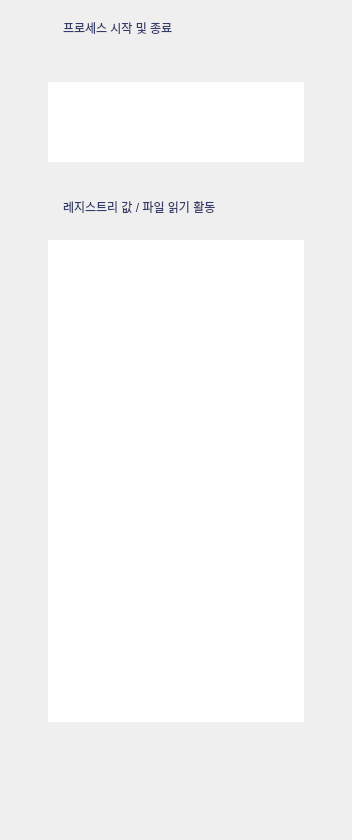
                <widget class="QWidget" name="history_process_info_page">
                 <layout class="QVBoxLayout" name="verticalLayout_27">
                  <property name="spacing">
                   <number>0</number>
                  </property>
                  <property name="leftMargin">
                   <number>0</number>
                  </property>
                  <property name="topMargin">
                   <number>0</number>
                  </property>
                  <property name="rightMargin">
                   <number>0</number>
                  </property>
                  <property name="bottomMargin">
                   <number>0</number>
                  </property>
                  <item>
                   <widget class="QWidget" name="history_process_info_frame" native="true">
                    <property name="styleSheet">
                     <string notr="true">QLabel#history_title, QLabel#history_title_2 {
	background-color: transparent;
	margin: 9px;
	font: 81 18pt &quot;SUIT ExtraBold&quot;;
	color: #333B69;
	margin-top: 10px;
	margin-left: 30px;
}

QFrame {
	border-radius: 25px;
}
</string>
                    </property>
                    <layout class="QVBoxLayout" name="verticalLayout_25">
                     <property name="leftMargin">
                      <number>30</number>
                     </property>
                     <property name="rightMargin">
                      <number>30</number>
                     </property>
                     <item>
                      <widget class="QLabel" name="history_title">
                       <property name="maximumSize">
                        <size>
                         <width>16777215</width>
                         <height>50</height>
                        </size>
                       </property>
                       <property name="text">
                        <string>프로세스 시작 및 종료</string>
                       </property>
                      </widget>
                     </item>
                     <item>
                      <widget class="QFrame" name="history_ss_log_table_frame">
                       <property name="sizePolicy">
                        <sizepolicy hsizetype="Preferred" vsizetype="Maximum">
                         <horstretch>0</horstretch>
                         <verstretch>0</verstretch>
                        </sizepolicy>
                       </property>
                       <property name="minimumSize">
                        <size>
                         <width>0</width>
                         <height>120</height>
                        </size>
                       </property>
                       <property name="maximumSize">
                        <size>
                         <width>16777215</width>
                         <height>100</height>
                        </size>
                       </property>
                       <property name="styleSheet">
                        <string notr="true"/>
                       </property>
                       <property name="frameShape">
                        <enum>QFrame::StyledPanel</enum>
                       </property>
                       <property name="frameShadow">
                        <enum>QFrame::Raised</enum>
                       </property>
                       <layout class="QHBoxLayout" name="horizontalLayout_25">
                        <property name="spacing">
                         <number>0</number>
                        </property>
                        <property name="leftMargin">
                         <number>18</number>
                        </property>
                        <property name="topMargin">
                         <number>0</number>
                        </property>
                        <property name="rightMargin">
                         <number>18</number>
                        </property>
                        <property name="bottomMargin">
                         <number>0</number>
                        </property>
                        <item>
                         <widget class="QTableWidget" name="history_ss_log_table">
                          <property name="sizePolicy">
                           <sizepolicy hsizetype="Expanding" vsizetype="Maximum">
                            <horstretch>0</horstretch>
                            <verstretch>0</verstretch>
                           </sizepolicy>
                          </property>
                          <property name="minimumSize">
                           <size>
                            <width>0</width>
                            <height>80</height>
                           </size>
                          </property>
                          <property name="maximumSize">
                           <size>
                            <width>16777215</width>
                            <height>80</height>
                           </size>
                          </property>
                          <property name="horizontalScrollBarPolicy">
                           <enum>Qt::ScrollBarAlwaysOff</enum>
                          </property>
                          <property name="autoScroll">
                           <bool>true</bool>
                          </property>
                          <property name="autoScrollMargin">
                           <number>15</number>
                          </property>
                          <property name="editTriggers">
                           <set>QAbstractItemView::NoEditTriggers</set>
                          </property>
                          <property name="tabKeyNavigation">
                           <bool>false</bool>
                          </property>
                          <property name="showDropIndicator" stdset="0">
                           <bool>false</bool>
                          </property>
                          <property name="dragDropOverwriteMode">
                           <bool>false</bool>
                          </property>
                          <property name="selectionMode">
                           <enum>QAbstractItemView::NoSelection</enum>
                          </property>
                          <property name="selectionBehavior">
                           <enum>QAbstractItemView::SelectRows</enum>
                          </property>
                          <property name="showGrid">
                           <bool>false</bool>
                          </property>
                          <property name="gridStyle">
                           <enum>Qt::NoPen</enum>
                          </property>
                          <property name="wordWrap">
                           <bool>true</bool>
                          </property>
                          <property name="cornerButtonEnabled">
                           <bool>true</bool>
                          </property>
                          <property name="rowCount">
                           <number>1</number>
                          </property>
                          <attribute name="horizontalHeaderVisible">
                           <bool>false</bool>
                          </attribute>
                          <attribute name="horizontalHeaderCascadingSectionResizes">
                           <bool>false</bool>
                          </attribute>
                          <attribute name="horizontalHeaderDefaultSectionSize">
                           <number>220</number>
                          </attribute>
                          <attribute name="horizontalHeaderHighlightSections">
                           <bool>true</bool>
                          </attribute>
                          <attribute name="verticalHeaderVisible">
                           <bool>false</bool>
                          </attribute>
                          <attribute name="verticalHeaderDefaultSectionSize">
                           <number>50</number>
                          </attribute>
                          <attribute name="verticalHeaderHighlightSections">
                           <bool>false</bool>
                          </attribute>
                          <attribute name="verticalHeaderMinimumSectionSize">
                           <number>30</number>
                          </attribute>
                          <attribute name="verticalHeaderShowSortIndicator" stdset="0">
                           <bool>false</bool>
                          </attribute>
                          <attribute name="verticalHeaderStretchLastSection">
                           <bool>false</bool>
                          </attribute>
                          <row/>
                          <column>
                           <property name="text">
                            <string>프로세스</string>
                           </property>
                          </column>
                          <column>
                           <property name="text">
                            <string>PID</string>
                           </property>
                          </column>
                          <column>
                           <property name="text">
                            <string>시작 시간</string>
                           </property>
                          </column>
                          <column>
                           <property name="text">
                            <string>종료 시간</string>
                           </property>
                          </column>
                          <column>
                           <property name="text">
                            <string>사용자 이름</string>
                           </property>
                          </column>
                          <item row="0" column="0">
                           <property name="text">
                            <string/>
                           </property>
                          </item>
                          <item row="0" column="1">
                           <property name="text">
                            <string/>
                           </property>
                          </item>
                          <item row="0" column="2">
                           <property name="text">
                            <string/>
                           </property>
                          </item>
                          <item row="0" column="3">
                           <property name="text">
                            <string/>
                           </property>
                          </item>
                          <item row="0" column="4">
                           <property name="text">
                            <string/>
                           </property>
                          </item>
                         </widget>
                        </item>
                       </layout>
                      </widget>
                     </item>
                     <item>
                      <spacer name="verticalSpacer_11">
                       <property name="orientation">
                        <enum>Qt::Vertical</enum>
                       </property>
                       <property name="sizeType">
                        <enum>QSizePolicy::Maximum</enum>
                       </property>
                       <property name="sizeHint" stdset="0">
                        <size>
                         <width>20</width>
                         <height>10</height>
                        </size>
                       </property>
                      </spacer>
                     </item>
                     <item alignment="Qt::AlignBottom">
                      <widget class="QLabel" name="history_title_2">
                       <property name="maximumSize">
                        <size>
                         <width>16777215</width>
                         <height>50</height>
                        </size>
                       </property>
                       <property name="text">
                        <string>레지스트리 값 / 파일 읽기 활동</string>
                       </property>
                      </widget>
                     </item>
                     <item>
                      <widget class="QFrame" name="history_registry_table_frame">
                       <property name="sizePolicy">
                        <sizepolicy hsizetype="Preferred" vsizetype="Maximum">
                         <horstretch>0</horstretch>
                         <verstretch>0</verstretch>
                        </sizepolicy>
                       </property>
                       <property name="minimumSize">
                        <size>
                         <width>0</width>
                         <height>500</height>
                        </size>
                       </property>
                       <property name="styleSheet">
                        <string notr="true"/>
                       </property>
                       <property name="frameShape">
                        <enum>QFrame::StyledPanel</enum>
                       </property>
                       <property name="frameShadow">
                        <enum>QFrame::Raised</enum>
                       </property>
                       <layout class="QHBoxLayout" name="horizontalLayout_26">
                        <property name="spacing">
                         <number>0</number>
                        </property>
                        <property name="leftMargin">
                         <number>18</number>
                        </property>
                        <property name="rightMargin">
                         <number>18</number>
                        </property>
                        <item>
                         <widget class="QTableView" name="history_registry_table">
                          <property name="horizontalScrollBarPolicy">
                           <enum>Qt::ScrollBarAlwaysOff</enum>
                          </property>
                          <property name="editTriggers">
                           <set>QAbstractItemView::NoEditTriggers</set>
                          </property>
                          <property name="tabKeyNavigation">
                           <bool>false</bool>
                          </property>
                          <property name="showDropIndicator" stdset="0">
                           <bool>false</bool>
                          </property>
                          <property name="dragDropOverwriteMode">
                           <bool>false</bool>
                          </property>
                          <property name="selectionMode">
                           <enum>QAbstractItemView::SingleSelection</enum>
                          </property>
                          <property name="selectionBehavior">
                           <enum>QAbstractItemView::SelectRows</enum>
                          </property>
                          <property name="gridStyle">
                           <enum>Qt::NoPen</enum>
                          </property>
                          <attribute name="horizontalHeaderDefaultSectionSize">
                           <number>268</number>
                          </attribute>
                          <attribute name="verticalHeaderVisible">
                           <bool>false</bool>
                          </attribute>
                         </widget>
                        </item>
                       </layout>
                      </widget>
                     </item>
                     <item>
                      <spacer name="verticalSpacer_9">
                       <property name="orientation">
                        <enum>Qt::Vertical</enum>
                       </property>
                       <property name="sizeType">
                        <enum>QSizePolicy::Maximum</enum>
                       </property>
                       <property name="sizeHint" stdset="0">
                        <size>
                         <width>20</width>
                         <height>100</height>
                        </size>
                       </property>
                      </spacer>
                     </item>
                    </layout>
                   </widget>
                  </item>
                 </layout>
                </widget>
